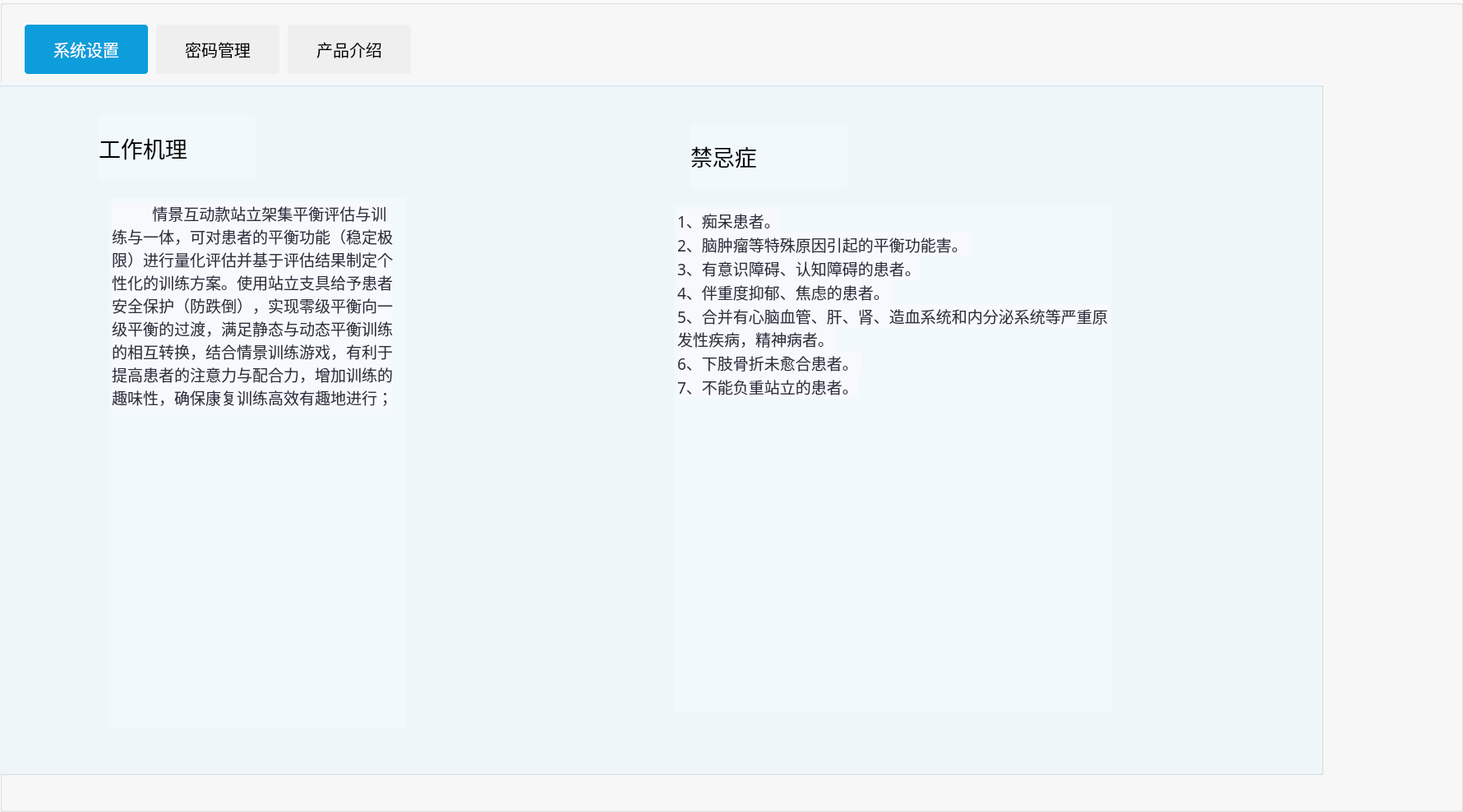
<?xml version="1.0" encoding="UTF-8"?>
<ui version="4.0">
 <class>SettingPage</class>
 <widget class="QWidget" name="SettingPage">
  <property name="geometry">
   <rect>
    <x>0</x>
    <y>0</y>
    <width>1780</width>
    <height>988</height>
   </rect>
  </property>
  <property name="windowTitle">
   <string>Form</string>
  </property>
  <widget class="QGroupBox" name="groupBox">
   <property name="geometry">
    <rect>
     <x>0</x>
     <y>0</y>
     <width>1780</width>
     <height>988</height>
    </rect>
   </property>
   <property name="styleSheet">
    <string notr="true">#groupBox{ background:#FAFAFA;}</string>
   </property>
   <property name="title">
    <string/>
   </property>
   <widget class="QStackedWidget" name="stackedWidget">
    <property name="geometry">
     <rect>
      <x>-90</x>
      <y>100</y>
      <width>1700</width>
      <height>843</height>
     </rect>
    </property>
    <property name="styleSheet">
     <string notr="true">background: #F1F9FD;</string>
    </property>
    <property name="currentIndex">
     <number>0</number>
    </property>
    <widget class="QWidget" name="system_Page">
     <widget class="QGroupBox" name="groupBox_8">
      <property name="geometry">
       <rect>
        <x>0</x>
        <y>0</y>
        <width>1700</width>
        <height>843</height>
       </rect>
      </property>
      <property name="styleSheet">
       <string notr="true">#groupBox_6{background: #F1F9FD;
border-radius: 10px;}</string>
      </property>
      <property name="title">
       <string/>
      </property>
      <widget class="QLabel" name="label_10">
       <property name="geometry">
        <rect>
         <x>210</x>
         <y>40</y>
         <width>191</width>
         <height>80</height>
        </rect>
       </property>
       <property name="font">
        <font>
         <family>黑体</family>
         <pointsize>20</pointsize>
        </font>
       </property>
       <property name="text">
        <string>工作机理</string>
       </property>
      </widget>
      <widget class="QTextBrowser" name="textBrowser">
       <property name="geometry">
        <rect>
         <x>222</x>
         <y>141</y>
         <width>361</width>
         <height>645</height>
        </rect>
       </property>
       <property name="font">
        <font>
         <family>黑体</family>
         <pointsize>15</pointsize>
        </font>
       </property>
       <property name="styleSheet">
        <string notr="true">border:none;
background: #F1F9FD;</string>
       </property>
       <property name="html">
        <string>&lt;!DOCTYPE HTML PUBLIC &quot;-//W3C//DTD HTML 4.0//EN&quot; &quot;http://www.w3.org/TR/REC-html40/strict.dtd&quot;&gt;
&lt;html&gt;&lt;head&gt;&lt;meta name=&quot;qrichtext&quot; content=&quot;1&quot; /&gt;&lt;meta charset=&quot;utf-8&quot; /&gt;&lt;style type=&quot;text/css&quot;&gt;
p, li { white-space: pre-wrap; }
hr { height: 1px; border-width: 0; }
&lt;/style&gt;&lt;/head&gt;&lt;body style=&quot; font-family:'黑体'; font-size:15pt; font-weight:400; font-style:normal;&quot;&gt;
&lt;p style=&quot; margin-top:0px; margin-bottom:0px; margin-left:0px; margin-right:0px; -qt-block-indent:0; text-indent:0px;&quot;&gt;&lt;span style=&quot; font-family:'PingFang SC','-apple-system','BlinkMacSystemFont','Roboto','Helvetica Neue','Helvetica','Arial','Hiragino Sans GB','Source Han Sans','Noto Sans CJK Sc','Microsoft YaHei','Microsoft Jhenghei','sans-serif'; font-size:14pt; color:#2f2e3f; background-color:#f7f9fc;&quot;&gt;          情景互动款站立架集平衡评估与训练与一体，可对患者的平衡功能（稳定极限）进行量化评估并基于评估结果制定个性化的训练方案。使用站立支具给予患者安全保护（防跌倒），实现零级平衡向一级平衡的过渡，满足静态与动态平衡训练的相互转换，结合情景训练游戏，有利于提高患者的注意力与配合力，增加训练的趣味性，确保康复训练高效有趣地进行；&lt;/span&gt;&lt;/p&gt;&lt;/body&gt;&lt;/html&gt;</string>
       </property>
      </widget>
      <widget class="QLabel" name="label_11">
       <property name="geometry">
        <rect>
         <x>930</x>
         <y>50</y>
         <width>191</width>
         <height>80</height>
        </rect>
       </property>
       <property name="font">
        <font>
         <family>黑体</family>
         <pointsize>20</pointsize>
        </font>
       </property>
       <property name="text">
        <string>禁忌症</string>
       </property>
      </widget>
      <widget class="QTextBrowser" name="textBrowser_2">
       <property name="geometry">
        <rect>
         <x>910</x>
         <y>150</y>
         <width>533</width>
         <height>616</height>
        </rect>
       </property>
       <property name="font">
        <font>
         <family>黑体</family>
        </font>
       </property>
       <property name="styleSheet">
        <string notr="true">border:none;
background: #F1F9FD;</string>
       </property>
       <property name="html">
        <string>&lt;!DOCTYPE HTML PUBLIC &quot;-//W3C//DTD HTML 4.0//EN&quot; &quot;http://www.w3.org/TR/REC-html40/strict.dtd&quot;&gt;
&lt;html&gt;&lt;head&gt;&lt;meta name=&quot;qrichtext&quot; content=&quot;1&quot; /&gt;&lt;meta charset=&quot;utf-8&quot; /&gt;&lt;style type=&quot;text/css&quot;&gt;
p, li { white-space: pre-wrap; }
hr { height: 1px; border-width: 0; }
&lt;/style&gt;&lt;/head&gt;&lt;body style=&quot; font-family:'黑体'; font-size:9pt; font-weight:400; font-style:normal;&quot;&gt;
&lt;p style=&quot; margin-top:0px; margin-bottom:0px; margin-left:0px; margin-right:0px; -qt-block-indent:0; text-indent:0px;&quot;&gt;&lt;span style=&quot; font-family:'PingFang SC','-apple-system','BlinkMacSystemFont','Roboto','Helvetica Neue','Helvetica','Arial','Hiragino Sans GB','Source Han Sans','Noto Sans CJK Sc','Microsoft YaHei','Microsoft Jhenghei','sans-serif'; font-size:14pt; color:#2f2e3f; background-color:#f7f9fc;&quot;&gt;1、痴呆患者。&lt;/span&gt;&lt;/p&gt;
&lt;p style=&quot; margin-top:0px; margin-bottom:0px; margin-left:0px; margin-right:0px; -qt-block-indent:0; text-indent:0px;&quot;&gt;&lt;span style=&quot; font-family:'PingFang SC','-apple-system','BlinkMacSystemFont','Roboto','Helvetica Neue','Helvetica','Arial','Hiragino Sans GB','Source Han Sans','Noto Sans CJK Sc','Microsoft YaHei','Microsoft Jhenghei','sans-serif'; font-size:14pt; color:#2f2e3f; background-color:#f7f9fc;&quot;&gt;2、脑肿瘤等特殊原因引起的平衡功能害。 &lt;/span&gt;&lt;/p&gt;
&lt;p style=&quot; margin-top:0px; margin-bottom:0px; margin-left:0px; margin-right:0px; -qt-block-indent:0; text-indent:0px;&quot;&gt;&lt;span style=&quot; font-family:'PingFang SC','-apple-system','BlinkMacSystemFont','Roboto','Helvetica Neue','Helvetica','Arial','Hiragino Sans GB','Source Han Sans','Noto Sans CJK Sc','Microsoft YaHei','Microsoft Jhenghei','sans-serif'; font-size:14pt; color:#2f2e3f; background-color:#f7f9fc;&quot;&gt;3、有意识障碍、认知障碍的患者。&lt;/span&gt;&lt;/p&gt;
&lt;p style=&quot; margin-top:0px; margin-bottom:0px; margin-left:0px; margin-right:0px; -qt-block-indent:0; text-indent:0px;&quot;&gt;&lt;span style=&quot; font-family:'PingFang SC','-apple-system','BlinkMacSystemFont','Roboto','Helvetica Neue','Helvetica','Arial','Hiragino Sans GB','Source Han Sans','Noto Sans CJK Sc','Microsoft YaHei','Microsoft Jhenghei','sans-serif'; font-size:14pt; color:#2f2e3f; background-color:#f7f9fc;&quot;&gt;4、伴重度抑郁、焦虑的患者。 &lt;/span&gt;&lt;/p&gt;
&lt;p style=&quot; margin-top:0px; margin-bottom:0px; margin-left:0px; margin-right:0px; -qt-block-indent:0; text-indent:0px;&quot;&gt;&lt;span style=&quot; font-family:'PingFang SC','-apple-system','BlinkMacSystemFont','Roboto','Helvetica Neue','Helvetica','Arial','Hiragino Sans GB','Source Han Sans','Noto Sans CJK Sc','Microsoft YaHei','Microsoft Jhenghei','sans-serif'; font-size:14pt; color:#2f2e3f; background-color:#f7f9fc;&quot;&gt;5、合并有心脑血管、肝、肾、造血系统和内分泌系统等严重原发性疾病，精神病者。 &lt;/span&gt;&lt;/p&gt;
&lt;p style=&quot; margin-top:0px; margin-bottom:0px; margin-left:0px; margin-right:0px; -qt-block-indent:0; text-indent:0px;&quot;&gt;&lt;span style=&quot; font-family:'PingFang SC','-apple-system','BlinkMacSystemFont','Roboto','Helvetica Neue','Helvetica','Arial','Hiragino Sans GB','Source Han Sans','Noto Sans CJK Sc','Microsoft YaHei','Microsoft Jhenghei','sans-serif'; font-size:14pt; color:#2f2e3f; background-color:#f7f9fc;&quot;&gt;6、下肢骨折未愈合患者。 &lt;/span&gt;&lt;/p&gt;
&lt;p style=&quot; margin-top:0px; margin-bottom:0px; margin-left:0px; margin-right:0px; -qt-block-indent:0; text-indent:0px;&quot;&gt;&lt;span style=&quot; font-family:'PingFang SC','-apple-system','BlinkMacSystemFont','Roboto','Helvetica Neue','Helvetica','Arial','Hiragino Sans GB','Source Han Sans','Noto Sans CJK Sc','Microsoft YaHei','Microsoft Jhenghei','sans-serif'; font-size:14pt; color:#2f2e3f; background-color:#f7f9fc;&quot;&gt;7、不能负重站立的患者。&lt;/span&gt;&lt;/p&gt;&lt;/body&gt;&lt;/html&gt;</string>
       </property>
      </widget>
     </widget>
    </widget>
    <widget class="QWidget" name="password_Page">
     <widget class="QLabel" name="label_5">
      <property name="geometry">
       <rect>
        <x>170</x>
        <y>190</y>
        <width>101</width>
        <height>51</height>
       </rect>
      </property>
      <property name="font">
       <font>
        <family>黑体</family>
        <pointsize>15</pointsize>
       </font>
      </property>
      <property name="text">
       <string>原密码:</string>
      </property>
      <property name="alignment">
       <set>Qt::AlignRight|Qt::AlignTrailing|Qt::AlignVCenter</set>
      </property>
     </widget>
     <widget class="QLabel" name="label_6">
      <property name="geometry">
       <rect>
        <x>170</x>
        <y>290</y>
        <width>101</width>
        <height>51</height>
       </rect>
      </property>
      <property name="font">
       <font>
        <family>黑体</family>
        <pointsize>15</pointsize>
       </font>
      </property>
      <property name="text">
       <string>新密码:</string>
      </property>
      <property name="alignment">
       <set>Qt::AlignRight|Qt::AlignTrailing|Qt::AlignVCenter</set>
      </property>
     </widget>
     <widget class="QLabel" name="label_7">
      <property name="geometry">
       <rect>
        <x>160</x>
        <y>380</y>
        <width>111</width>
        <height>51</height>
       </rect>
      </property>
      <property name="font">
       <font>
        <family>黑体</family>
        <pointsize>15</pointsize>
       </font>
      </property>
      <property name="text">
       <string>确认密码:</string>
      </property>
      <property name="alignment">
       <set>Qt::AlignRight|Qt::AlignTrailing|Qt::AlignVCenter</set>
      </property>
     </widget>
     <widget class="QGroupBox" name="groupBox_5">
      <property name="geometry">
       <rect>
        <x>300</x>
        <y>180</y>
        <width>460</width>
        <height>70</height>
       </rect>
      </property>
      <property name="styleSheet">
       <string notr="true">QGroupBox{border-radius: 4px;
border: 1px solid #979797;}</string>
      </property>
      <property name="title">
       <string/>
      </property>
      <widget class="QLineEdit" name="lineEdit">
       <property name="geometry">
        <rect>
         <x>30</x>
         <y>10</y>
         <width>401</width>
         <height>51</height>
        </rect>
       </property>
       <property name="styleSheet">
        <string notr="true">border:none;</string>
       </property>
      </widget>
     </widget>
     <widget class="QGroupBox" name="groupBox_6">
      <property name="geometry">
       <rect>
        <x>300</x>
        <y>290</y>
        <width>460</width>
        <height>70</height>
       </rect>
      </property>
      <property name="styleSheet">
       <string notr="true">QGroupBox{border-radius: 4px;
border: 1px solid #979797;}</string>
      </property>
      <property name="title">
       <string/>
      </property>
      <widget class="QLineEdit" name="lineEdit_2">
       <property name="geometry">
        <rect>
         <x>30</x>
         <y>10</y>
         <width>401</width>
         <height>51</height>
        </rect>
       </property>
       <property name="styleSheet">
        <string notr="true">border:none;</string>
       </property>
      </widget>
     </widget>
     <widget class="QGroupBox" name="groupBox_7">
      <property name="geometry">
       <rect>
        <x>300</x>
        <y>390</y>
        <width>460</width>
        <height>70</height>
       </rect>
      </property>
      <property name="styleSheet">
       <string notr="true">QGroupBox{border-radius: 4px;
border: 1px solid #979797;}</string>
      </property>
      <property name="title">
       <string/>
      </property>
      <widget class="QLineEdit" name="lineEdit_3">
       <property name="geometry">
        <rect>
         <x>30</x>
         <y>10</y>
         <width>401</width>
         <height>51</height>
        </rect>
       </property>
       <property name="styleSheet">
        <string notr="true">border:none;</string>
       </property>
      </widget>
     </widget>
     <widget class="QLabel" name="label_8">
      <property name="geometry">
       <rect>
        <x>800</x>
        <y>220</y>
        <width>181</width>
        <height>31</height>
       </rect>
      </property>
      <property name="styleSheet">
       <string notr="true">color:#F47E4B;</string>
      </property>
      <property name="text">
       <string>原密码输入错误</string>
      </property>
     </widget>
     <widget class="QLabel" name="label_9">
      <property name="geometry">
       <rect>
        <x>790</x>
        <y>430</y>
        <width>181</width>
        <height>31</height>
       </rect>
      </property>
      <property name="styleSheet">
       <string notr="true">color:#F47E4B;</string>
      </property>
      <property name="text">
       <string>原密码输入错误</string>
      </property>
     </widget>
     <widget class="QPushButton" name="pushButton_6">
      <property name="geometry">
       <rect>
        <x>530</x>
        <y>550</y>
        <width>120</width>
        <height>45</height>
       </rect>
      </property>
      <property name="font">
       <font>
        <family>黑体</family>
        <pointsize>15</pointsize>
       </font>
      </property>
      <property name="styleSheet">
       <string notr="true">border-radius: 4px;
border: 1px solid #009EE4;
color:#0D9DDB;</string>
      </property>
      <property name="text">
       <string>取消</string>
      </property>
     </widget>
     <widget class="QPushButton" name="pushButton_7">
      <property name="geometry">
       <rect>
        <x>700</x>
        <y>550</y>
        <width>120</width>
        <height>45</height>
       </rect>
      </property>
      <property name="font">
       <font>
        <family>黑体</family>
        <pointsize>15</pointsize>
       </font>
      </property>
      <property name="styleSheet">
       <string notr="true">border-radius: 4px;
border: 1px solid #009EE4;
background: #07A8E7;
color:white;</string>
      </property>
      <property name="text">
       <string>保存</string>
      </property>
     </widget>
    </widget>
    <widget class="QWidget" name="product_Page">
     <widget class="QGroupBox" name="groupBox_2">
      <property name="geometry">
       <rect>
        <x>535</x>
        <y>175</y>
        <width>600</width>
        <height>115</height>
       </rect>
      </property>
      <property name="styleSheet">
       <string notr="true">#groupBox_2{border-radius: 4px;
border: 1px solid #979797;}</string>
      </property>
      <property name="title">
       <string/>
      </property>
      <widget class="QLabel" name="label">
       <property name="geometry">
        <rect>
         <x>50</x>
         <y>40</y>
         <width>141</width>
         <height>51</height>
        </rect>
       </property>
       <property name="font">
        <font>
         <family>黑体</family>
         <pointsize>20</pointsize>
        </font>
       </property>
       <property name="text">
        <string>语言设置</string>
       </property>
      </widget>
      <widget class="QRadioButton" name="radioButton">
       <property name="geometry">
        <rect>
         <x>230</x>
         <y>60</y>
         <width>95</width>
         <height>20</height>
        </rect>
       </property>
       <property name="text">
        <string>中文</string>
       </property>
      </widget>
      <widget class="QRadioButton" name="radioButton_2">
       <property name="geometry">
        <rect>
         <x>360</x>
         <y>60</y>
         <width>95</width>
         <height>20</height>
        </rect>
       </property>
       <property name="text">
        <string>英文</string>
       </property>
      </widget>
     </widget>
     <widget class="QGroupBox" name="groupBox_3">
      <property name="geometry">
       <rect>
        <x>535</x>
        <y>323</y>
        <width>600</width>
        <height>115</height>
       </rect>
      </property>
      <property name="styleSheet">
       <string notr="true">QGroupBox{border-radius: 4px;
border: 1px solid #979797;}</string>
      </property>
      <property name="title">
       <string/>
      </property>
      <widget class="QLabel" name="label_2">
       <property name="geometry">
        <rect>
         <x>40</x>
         <y>30</y>
         <width>141</width>
         <height>51</height>
        </rect>
       </property>
       <property name="font">
        <font>
         <family>黑体</family>
         <pointsize>20</pointsize>
        </font>
       </property>
       <property name="text">
        <string>重置密码</string>
       </property>
      </widget>
      <widget class="QPushButton" name="pushButton_4">
       <property name="geometry">
        <rect>
         <x>439</x>
         <y>35</y>
         <width>100</width>
         <height>45</height>
        </rect>
       </property>
       <property name="font">
        <font>
         <family>黑体</family>
         <pointsize>15</pointsize>
        </font>
       </property>
       <property name="styleSheet">
        <string notr="true">background: #0D9DDB;
border-radius: 8px;
color:white;</string>
       </property>
       <property name="text">
        <string>重置</string>
       </property>
      </widget>
     </widget>
     <widget class="QGroupBox" name="groupBox_4">
      <property name="geometry">
       <rect>
        <x>535</x>
        <y>470</y>
        <width>600</width>
        <height>115</height>
       </rect>
      </property>
      <property name="styleSheet">
       <string notr="true">QGroupBox{border-radius: 4px;
border: 1px solid #979797;}</string>
      </property>
      <property name="title">
       <string/>
      </property>
      <widget class="QLabel" name="label_3">
       <property name="geometry">
        <rect>
         <x>40</x>
         <y>30</y>
         <width>161</width>
         <height>51</height>
        </rect>
       </property>
       <property name="font">
        <font>
         <family>黑体</family>
         <pointsize>20</pointsize>
        </font>
       </property>
       <property name="text">
        <string>传感器校准</string>
       </property>
      </widget>
      <widget class="QPushButton" name="pushButton_5">
       <property name="geometry">
        <rect>
         <x>439</x>
         <y>35</y>
         <width>100</width>
         <height>45</height>
        </rect>
       </property>
       <property name="font">
        <font>
         <family>黑体</family>
         <pointsize>15</pointsize>
        </font>
       </property>
       <property name="styleSheet">
        <string notr="true">background: #0D9DDB;
border-radius: 8px;
color:white;</string>
       </property>
       <property name="text">
        <string>校准</string>
       </property>
      </widget>
     </widget>
     <widget class="QLabel" name="label_4">
      <property name="geometry">
       <rect>
        <x>840</x>
        <y>630</y>
        <width>291</width>
        <height>51</height>
       </rect>
      </property>
      <property name="font">
       <font>
        <family>黑体</family>
        <pointsize>15</pointsize>
       </font>
      </property>
      <property name="text">
       <string>软件版本V1.0.0.1</string>
      </property>
      <property name="alignment">
       <set>Qt::AlignRight|Qt::AlignTrailing|Qt::AlignVCenter</set>
      </property>
     </widget>
    </widget>
   </widget>
   <widget class="QPushButton" name="pushButton">
    <property name="geometry">
     <rect>
      <x>30</x>
      <y>30</y>
      <width>150</width>
      <height>60</height>
     </rect>
    </property>
    <property name="font">
     <font>
      <family>黑体</family>
      <pointsize>15</pointsize>
     </font>
    </property>
    <property name="styleSheet">
     <string notr="true">QPushButton:checked{background: #0D9DDB;
border-radius: 4px;color:white;}
QPushButton{background: #EFEFEF;
border-radius: 4px;color:black;}</string>
    </property>
    <property name="text">
     <string>系统设置</string>
    </property>
    <property name="checkable">
     <bool>true</bool>
    </property>
    <property name="checked">
     <bool>true</bool>
    </property>
   </widget>
   <widget class="QPushButton" name="pushButton_2">
    <property name="geometry">
     <rect>
      <x>190</x>
      <y>30</y>
      <width>150</width>
      <height>60</height>
     </rect>
    </property>
    <property name="font">
     <font>
      <family>黑体</family>
      <pointsize>15</pointsize>
     </font>
    </property>
    <property name="styleSheet">
     <string notr="true">QPushButton:checked{background: #0D9DDB;
border-radius: 4px;color:white;}
QPushButton{background: #EFEFEF;
border-radius: 4px;color:black;}</string>
    </property>
    <property name="text">
     <string>密码管理</string>
    </property>
   </widget>
   <widget class="QPushButton" name="pushButton_3">
    <property name="geometry">
     <rect>
      <x>350</x>
      <y>30</y>
      <width>150</width>
      <height>60</height>
     </rect>
    </property>
    <property name="font">
     <font>
      <family>黑体</family>
      <pointsize>15</pointsize>
     </font>
    </property>
    <property name="styleSheet">
     <string notr="true">QPushButton:checked{background: #0D9DDB;
border-radius: 4px;color:white;}
QPushButton{background: #EFEFEF;
border-radius: 4px;color:black;}</string>
    </property>
    <property name="text">
     <string>产品介绍</string>
    </property>
   </widget>
  </widget>
 </widget>
 <resources/>
 <connections/>
</ui>
